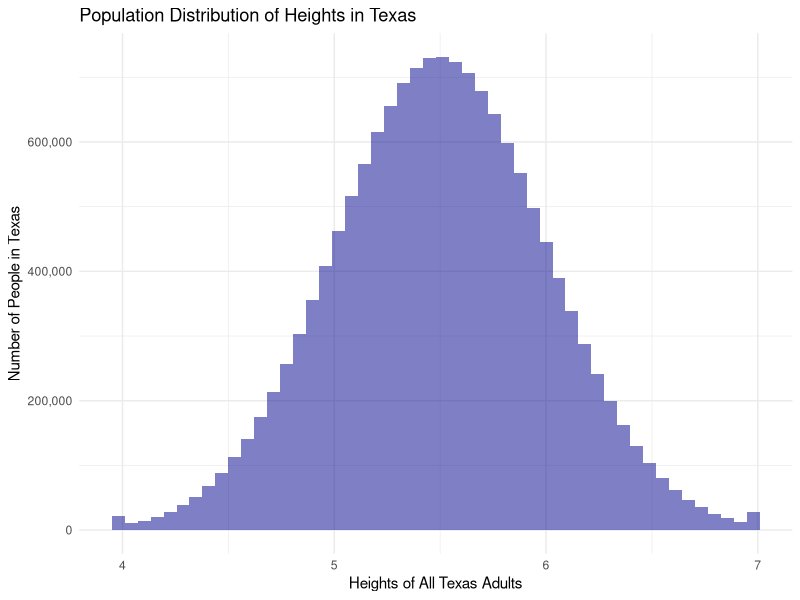
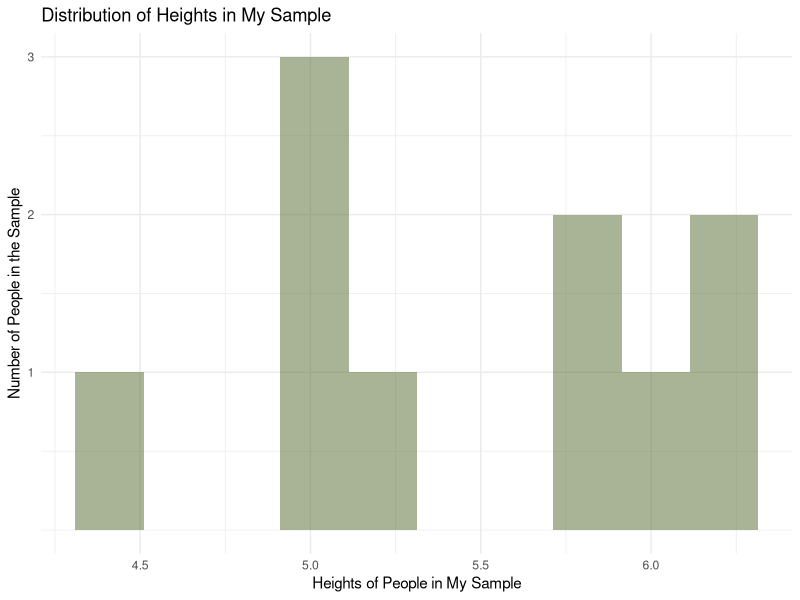
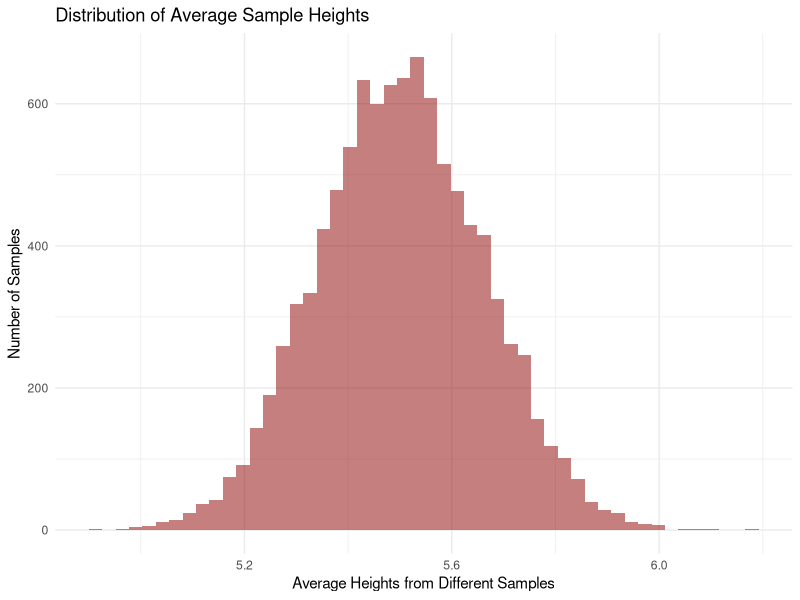

Write R code to recreate these figures, in order.
## ---- chunk 1
library(tidyverse)
library(knitr)
## ---- chunk 2
options(scipen = 10000)
set.seed(04302021)

# i am setting min 4 and max 7
heights <- tibble(heights = pmax(4, pmin(7, rnorm(n = 15000000, mean = 5.5, sd = .5))))

ggplot(heights, aes(x = heights)) +
  geom_histogram(alpha = 0.5, 
                 bins = 50, 
                 fill = "blue4") +
  scale_y_continuous(labels = scales::comma) +
  labs(x = "Heights of All Texas Adults", 
       y = "Number of People in Texas",
       title = "Population Distribution of Heights in Texas") +
  theme_minimal()
## ---- chunk 3
set.seed(05012021)
sample_1 <- tibble(heights = sample(heights$heights, size = 10))

ggplot(sample_1, aes(x = heights)) +
  geom_histogram(alpha = 0.5, 
                 bins = 10, 
                 fill = "darkolivegreen") +
  scale_y_continuous(breaks = seq(1, 3, 1)) +
  labs(x = "Heights of People in My Sample", 
       y = "Number of People in the Sample",
       title = "Distribution of Heights in My Sample") +
  theme_minimal()
## ---- chunk 4
calculate_ci <- function(m, sd, n = 10){
  
  se <- sd / sqrt(n)
  ci <-  m + c(-1, 1) * 1.96 * se
  
  tibble(mean = m,
         ci_l = ci[1],
         ci_u = ci[2])
  
}

m_s1 <- mean(sample_1$heights)
sd_s1 <- sd(sample_1$heights) 

calculate_ci(m = m_s1, sd = sd_s1) %>%
  kable(digits = 3) 
## ---- chunk 5
set.seed(05022021)
sample_2 <- tibble(heights = sample(heights$heights, size = 10))

m_s2 <- mean(sample_2$heights)
sd_s2 <- sd(sample_2$heights) 

calculate_ci(m = m_s2, sd = sd_s2) %>%
  kable(digits = 3) 
## ---- chunk 6
tall_folx <- 
  heights %>%
  filter(heights > 6)

set.seed(05032021)

sample_3 <- tibble(heights = sample(tall_folx$heights, size = 10))

m_s3 <- mean(sample_3$heights)
sd_s3 <- sd(sample_3$heights) 

calculate_ci(m = m_s3, sd = sd_s3) %>%
  kable(digits = 3) 
## ---- chunk 7
set.seed(05042021)

samples_ci <- 
  rerun(10000, {
    x <- sample(heights$heights, size = 10)
    m <- mean(x)
    sd <- sd(x)
    n <- 10
    tibble(mean = m,
           ci_l = m - 1.96 * sd/ sqrt(n),
           ci_u = m + 1.96 * sd/ sqrt(n))
  }) %>%
  bind_rows()

samples_ci %>%
  ggplot(aes(x = mean)) +
  geom_histogram(alpha = 0.5, 
                 bins = 50, 
                 fill = "dark red") +
  labs(x = "Average Heights from Different Samples", 
       y = "Number of Samples",
       title = "Distribution of Average Sample Heights") +
  theme_minimal()
## ---- chunk 8
samples_ci %>%
  filter(mean > 5.9) %>%
  tail(n = 5) %>%
  kable(digits = 3) 
## ---- chunk 9
samples_ci %>%
  filter(mean < 5) %>%
  tail(n = 5) %>%
  kable(digits = 3) 
## ---- chunk 10
samples_ci <- 
  samples_ci %>%
  mutate(captures = ifelse(5.5 < ci_u & 5.5 > ci_l, TRUE, FALSE)) 

samples_ci %>%
  summarize(prop = mean(captures),
            n = sum(captures)) %>%
  kable(digits = 3) 
## ---- chunk 11
set.seed(05052021)
small_s4 <- sample(heights$heights, size = 5)
m_s4 <- mean(small_s4)
sd_s4 <- sd(small_s4)
n_s4 <- length(small_s4)

set.seed(05062021)
large_s5 <- sample(heights$heights, size = 1000)
m_s5 <- mean(large_s5)
sd_s5 <- sd(large_s5)
n_s5 <- length(large_s5)

small <- calculate_ci(m = m_s4, sd = sd_s4, n = n_s4) %>%
  mutate(n = n_s4)

large <- calculate_ci(m = m_s5, sd = sd_s5, n = n_s5) %>%
  mutate(n = n_s5)

bind_rows(small, large) %>%
  mutate(width = ci_u - ci_l) %>%
  select(n, everything()) %>%
  kable(digits = 3)
